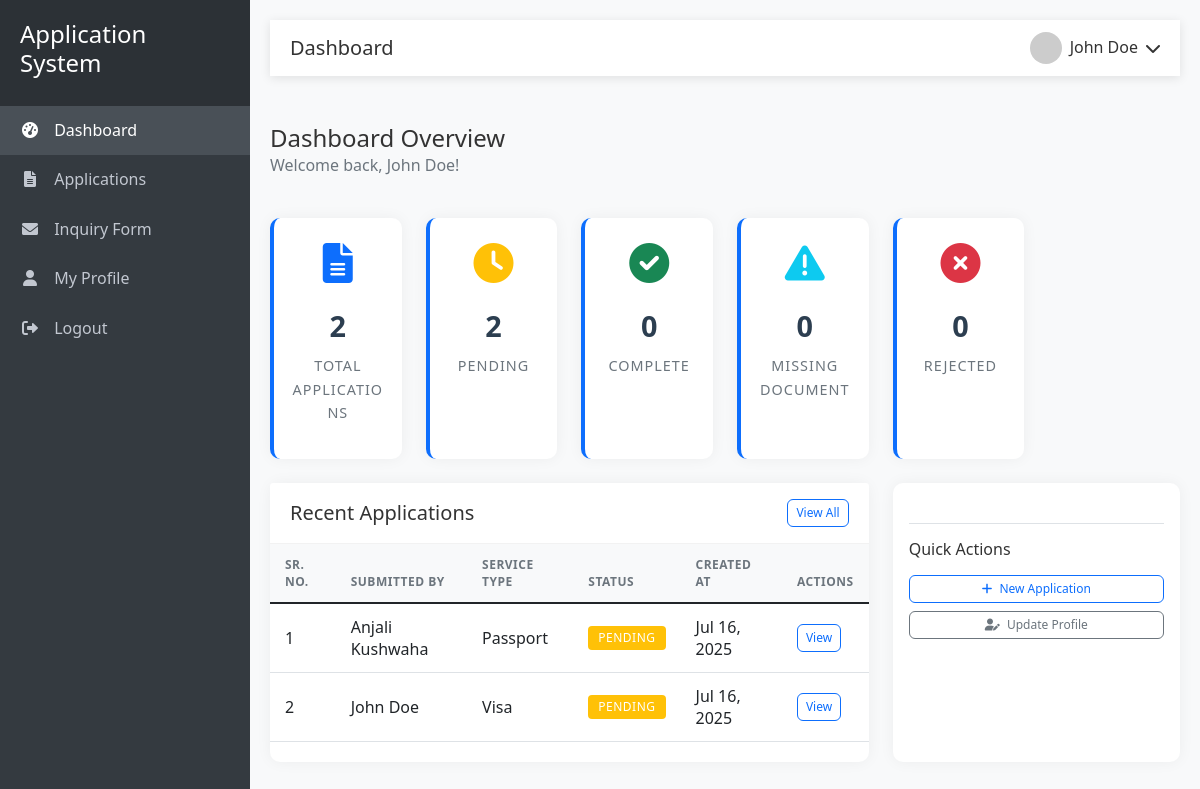
Screenshot of /staff/dashboard.php (signed in) with the database file from the repository.
### tables this page shows
CREATE TABLE applications (
    id INT AUTO_INCREMENT PRIMARY KEY,
    user_id INT NOT NULL,
    name VARCHAR(100) NOT NULL,
    email VARCHAR(100) NOT NULL,
    phone VARCHAR(20) NOT NULL,
    address TEXT NOT NULL,
    service_type VARCHAR(50) NOT NULL,
    status ENUM('pending', 'approved', 'missing_document', 'rejected') NOT NULL DEFAULT 'pending',
    reviewed_by INT DEFAULT NULL,
    reviewed_at TIMESTAMP NULL,
    created_at TIMESTAMP DEFAULT CURRENT_TIMESTAMP,
    updated_at TIMESTAMP DEFAULT CURRENT_TIMESTAMP ON UPDATE CURRENT_TIMESTAMP,
    FOREIGN KEY (user_id) REFERENCES admin(id) ON DELETE CASCADE,
    FOREIGN KEY (reviewed_by) REFERENCES admin(id) ON DELETE SET NULL,
    INDEX idx_status (status),
    INDEX idx_user_id (user_id),
    INDEX idx_reviewed_by (reviewed_by)
);

### staff/dashboard.php (the view, shortened to what this page needs)
<?php
global $logger, $browserLogger, $conn;
$browserLogger->log('Staff dashboard accessed' . $_SESSION['user_name']);
require_once '../includes/header.php';
$logger->info('Staff dashboard accessed');
$browserLogger->log('Staff dashboard accessed');
$stats = [
    'total_applications' => 0,
    'pending_applications' => 0,
    'approved_applications' => 0,
    'missing_document_applications' => 0,
    'rejected_applications' => 0,
    'assigned_to_me' => 0
];
$staff_id = $_SESSION['user_id'] ?? 0;
$logger->info("Staff ID from session: " . $staff_id);
$logger->info("Session data: " . print_r($_SESSION, true));
$assigned_to_me_stmt = $conn->prepare("
    SELECT
        COUNT(*) as total,
        SUM(CASE WHEN status = 'pending' THEN 1 ELSE 0 END) as pending,
        SUM(CASE WHEN status = 'approved' THEN 1 ELSE 0 END) as approved,
        SUM(CASE WHEN status = 'missing_document' THEN 1 ELSE 0 END) as missing_docs,
        SUM(CASE WHEN status = 'rejected' THEN 1 ELSE 0 END) as rejected
    FROM applications
");
if (!$assigned_to_me_stmt->execute()) {
    $logger->error("Failed to execute statistics query: " . $assigned_to_me_stmt->error);
    $browserLogger->log("Failed to execute statistics query: " . $assigned_to_me_stmt->error);
    die("Database error: " . $assigned_to_me_stmt->error);
}
$result = $assigned_to_me_stmt->get_result();
if ($row = $result->fetch_assoc()) {
    $stats['total_applications'] = $row['total'];
    $stats['pending_applications'] = $row['pending'];
    $stats['approved_applications'] = $row['approved'];
    $stats['missing_document_applications'] = $row['missing_docs'];
    $stats['rejected_applications'] = $row['rejected'];
}
$stmt = $conn->prepare("
    SELECT * FROM applications
    ORDER BY created_at DESC
    LIMIT 10
");
$stmt->execute();
$recentApplications = $stmt->get_result()->fetch_all(MYSQLI_ASSOC);
?>
<div class="row mb-4">
    <div class="col-12">
        <h4 class="mb-0">Dashboard Overview</h4>
        <p class="text-muted">Welcome back, <?php echo htmlspecialchars($_SESSION['user_name'] ?? 'Staff'); ?>!</p>
    </div>
</div>
<div class="row">
    <div class="col-md-6 col-lg-2 mb-4">
        <div class="card stat-card h-100">
            <div class="card-body texxt-center">
                <div class="stat-icon">
                    <i class="fas fa-file-alt"></i>
                </div>
                <div class="stat-count"><?php echo $stats['total_applications']; ?></div>
                <div class="stat-title">Total Applications</div>
            </div>
        </div>
    </div>
    <div class="col-md-6 col-lg-2 mb-4">
        <div class="card stat-card h-100">
            <div class="card-body text-center">
                <div class="stat-icon text-warning">
                    <i class="fas fa-clock"></i>
                </div>
                <div class="stat-count"><?php echo $stats['pending_applications']; ?></div>
                <div class="stat-title">Pending</div>
            </div>
        </div>
    </div>
    <div class="col-md-6 col-lg-2 mb-4">
        <div class="card stat-card h-100">
            <div class="card-body text-center">
                <div class="stat-icon text-success">
                    <i class="fas fa-check-circle"></i>
                </div>
                <div class="stat-count"><?php echo $stats['approved_applications']; ?></div>
                <div class="stat-title">Complete</div>
            </div>
        </div>
    </div>
    <div class="col-md-6 col-lg-2 mb-4">
        <div class="card stat-card h-100">
            <div class="card-body text-center">
                <div class="stat-icon text-info">
                    <i class="fas fa-exclamation-triangle"></i>
                </div>
                <div class="stat-count"><?php echo $stats['missing_document_applications']; ?></div>
                <div class="stat-title">Missing Document</div>
            </div>
        </div>
    </div>
    <div class="col-md-6 col-lg-2 mb-4">
        <div class="card stat-card h-100">
            <div class="card-body text-center">
                <div class="stat-icon text-danger">
                    <i class="fas fa-times-circle"></i>
                </div>
                <div class="stat-count"><?php echo $stats['rejected_applications']; ?></div>
                <div class="stat-title">Rejected</div>
            </div>
        </div>
    </div>
</div>
<div class="row">
    <div class="col-lg-8 mb-4">
        <div class="card h-100">
            <div class="card-header d-flex justify-content-between align-items-center">
                <h5 class="mb-0">Recent Applications</h5>
                <a href="applications.php" class="btn btn-sm btn-outline-primary">View All</a>
            </div>
            <div class="card-body p-0">
                <div class="table-responsive">
                    <table class="table table-hover mb-0">
                        <thead class="table-light">
                            <tr>
                                <th>Sr. No.</th>
                                <th>Submitted By</th>
                                <th>Service Type</th>
                                <th>Status</th>
                                <th>Created At</th>
                                <th>Actions</th>
                            </tr>
                        </thead>
                        <tbody>
                            <?php if (empty($recentApplications)): ?>
                            <tr>
                                <td colspan="6" class="text-center text-muted py-4">No applications found</td>
                            </tr>
                            <?php else: ?>
                            <?php $srNo = 1; ?>
                            <?php foreach ($recentApplications as $app): ?>
                            <tr>
                                <td><?php echo $srNo++; ?></td>
                                <td><?php echo htmlspecialchars($app['name'] ?? 'Unknown'); ?></td>
                                <td><?php echo htmlspecialchars($app['service_type']); ?></td>
                                <td>
                                    <?php
                                    $statusClass = 'bg-secondary';
                                    switch ($app['status']) {
                                        case 'pending':
                                            $statusClass = 'bg-warning';
                                            break;
                                    }
                                    ?>
                                    <span class="badge <?php echo $statusClass; ?>">
                                        <?php
                                        if ($app['status'] === 'missing_document') {
                                            echo 'Missing Document';
                                        } else {
                                            echo ucfirst(str_replace('_', ' ', $app['status']));
                                        }
                                        ?>
                                    </span>
                                </td>
                                <td><?php echo date('M d, Y', strtotime($app['created_at'])); ?></td>
                                <td>
                                    <a href="view_application.php?id=<?php echo $app['id']; ?>" class="btn btn-sm btn-outline-primary">View</a>
                                </td>
                            </tr>
                            <?php endforeach; ?>
                            <?php endif; ?>
                        </tbody>
                    </table>
                </div>
            </div>
        </div>
    </div>
    <div class="col-lg-4 mb-4">
        <div class="card h-100">
            <div class="card-body">
                <div class="mt-4 pt-3 border-top">
                    <h6 class="mb-3">Quick Actions</h6>
                    <div class="d-grid gap-2">
                        <button type="button" class="btn btn-outline-primary btn-sm" data-bs-toggle="modal" data-bs-target="#newApplicationModal">
                            <i class="fas fa-plus me-1"></i> New Application
                        </button>
                        <a href="profile.php" class="btn btn-outline-secondary btn-sm">
                            <i class="fas fa-user-edit me-1"></i> Update Profile
                        </a>
                    </div>
                </div>
            </div>
        </div>
    </div>
</div>
<?php require_once '../includes/footer.php'; ?>

### assets/css/style.css (style rules this page uses)
:root { --sidebar-width: 250px; --header-height: 56px; --primary-color: #0d6efd; --secondary-color: #6c757d; --success-color: #198754; --danger-color: #dc3545; --warning-color: #ffc107; --info-color: #0dcaf0; --light-color: #f8f9fa; --dark-color: #212529; }
body { font-family: 'Segoe UI', Tahoma, Geneva, Verdana, sans-serif; background-color: #f5f7fb; color: #333; line-height: 1.6; }
a { text-decoration: none; transition: all 0.3s ease; }
.card { border: none; border-radius: 10px; box-shadow: 0 0 15px rgba(0, 0, 0, 0.05); margin-bottom: 20px; transition: all 0.3s; background: #fff; }
.card-header { background: #fff; border-bottom: 1px solid rgba(0, 0, 0, 0.05); font-weight: 600; padding: 1rem 1.25rem; }
.stat-card { border: none; border-radius: 10px; box-shadow: 0 0 15px rgba(0, 0, 0, 0.05); margin-bottom: 20px; transition: all 0.3s; background: #fff; border-left: 4px solid #0d6efd; }
.stat-card .card-body { padding: 15px; text-align: center; }
.stat-card .stat-icon { font-size: 2.5rem; color: var(--primary-color); margin-bottom: 10px; width: 60px; height: 60px; line-height: 60px; border-radius: 50%; display: inline-flex; align-items: center; justify-content: center; }
.stat-card .stat-count { font-size: 1.8rem; font-weight: 700; margin-bottom: 5px; color: #2c3e50; }
.stat-card .stat-title { color: var(--secondary-color); font-size: 0.9rem; text-transform: uppercase; letter-spacing: 1px; font-weight: 500; }
.table { background: #fff; margin-bottom: 0; }
.table th { border-top: none; font-weight: 600; text-transform: uppercase; font-size: 0.75rem; letter-spacing: 0.5px; color: var(--secondary-color); background-color: #f8f9fa; padding: 12px 15px; }
.table td { vertical-align: middle; padding: 12px 15px; }
.badge { padding: 6px 10px; font-weight: 500; border-radius: 4px; font-size: 0.75rem; text-transform: uppercase; letter-spacing: 0.5px; }
.btn { padding: 0.5rem 1rem; font-size: 0.875rem; font-weight: 500; border-radius: 6px; transition: all 0.3s; }
.btn-sm { padding: 0.25rem 0.5rem; font-size: 0.75rem; }
.btn-outline-primary { color: var(--primary-color); border-color: var(--primary-color); }
.btn-outline-secondary { color: var(--secondary-color); border-color: var(--secondary-color); }
.text-muted { color: #6c757d !important; }
.mb-0 { margin-bottom: 0 !important; }
.mb-3 { margin-bottom: 1rem !important; }
.mb-4 { margin-bottom: 1.5rem !important; }
.mt-4 { margin-top: 1.5rem !important; }
.pt-3 { padding-top: 1rem !important; }
.d-flex { display: flex !important; }
.justify-content-between { justify-content: space-between !important; }
div { position: relative; }

### includes/header.php (style rules this page uses)
:root { --sidebar-width: 250px; --header-height: 56px; }
body { font-family: 'Segoe UI', Tahoma, Geneva, Verdana, sans-serif; background-color: #f8f9fa; }
.card { border: none; border-radius: 10px; box-shadow: 0 0 15px rgba(0, 0, 0, 0.05); margin-bottom: 20px; transition: all 0.3s; }
.card-header { background: #fff; border-bottom: 1px solid rgba(0, 0, 0, 0.05); font-weight: 600; }
.stat-card { border-left: 4px solid #0d6efd; }
.stat-card .card-body { padding: 15px; }
.stat-card .stat-icon { font-size: 2.5rem; color: #0d6efd; margin-bottom: 10px; }
.stat-card .stat-count { font-size: 1.8rem; font-weight: 700; margin-bottom: 5px; }
.stat-card .stat-title { color: #6c757d; font-size: 0.9rem; text-transform: uppercase; letter-spacing: 1px; }
.table { background: #fff; }
.table th { border-top: none; font-weight: 600; text-transform: uppercase; font-size: 0.75rem; letter-spacing: 0.5px; color: #6c757d; }
.badge { padding: 6px 10px; font-weight: 500; border-radius: 4px; font-size: 0.75rem; text-transform: uppercase; letter-spacing: 0.5px; }

### rows the page displays
applications: name "Anjali Kushwaha", service_type "Passport", status "PENDING", created_at "Jul 16, 2025"
applications: name "John Doe", service_type "Visa", status "PENDING", created_at "Jul 16, 2025"

### other values shown
$pageTitle "Dashboard"
$_SESSION['user_name'] "John Doe"
$stats['total_applications'] "2"
$stats['pending_applications'] "2"
$stats['approved_applications'] "0"
$stats['missing_document_applications'] "0"
$stats['rejected_applications'] "0"
